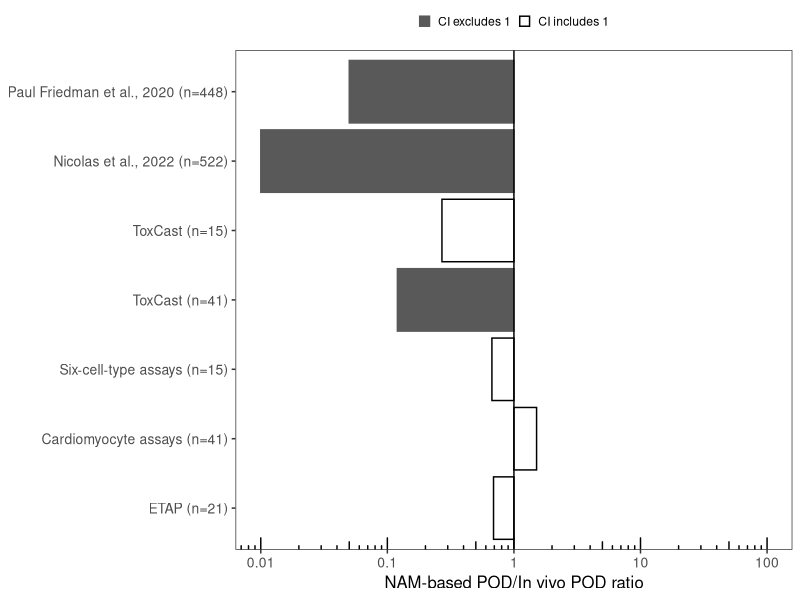
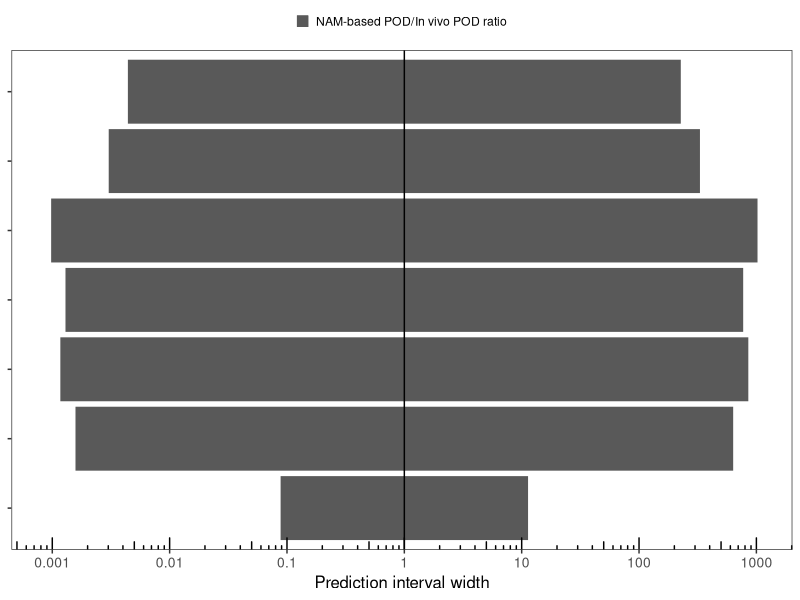
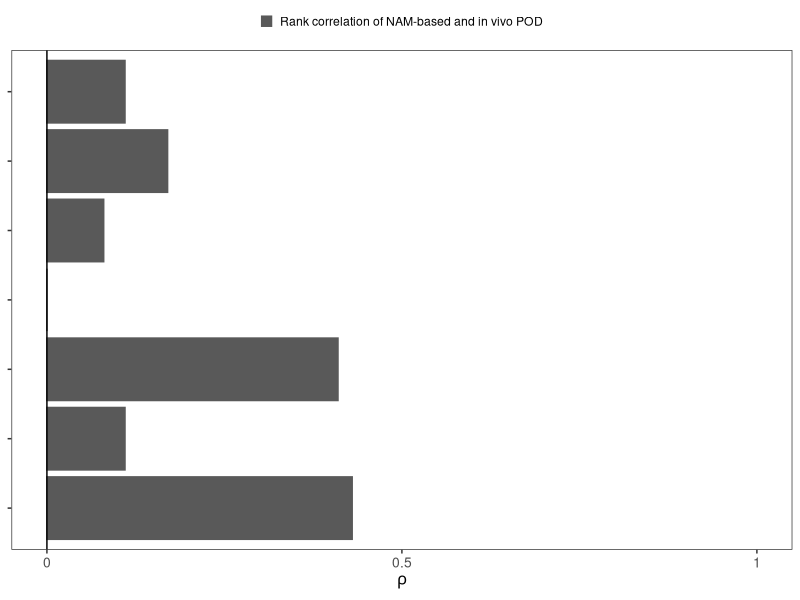
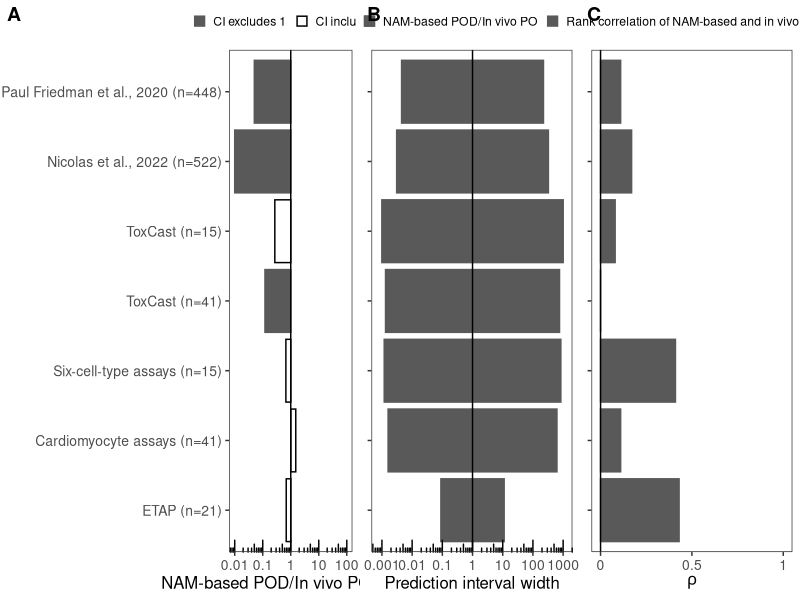

These figures' R source, in order:
df <- read.csv("accuracy and precision table for all analyses.csv")

library(ggplot2)
library(ggpubr)

#accuracy
accuracy.bar <- ggplot(df, aes(x=PODratio, y=Analysis, fill=PODratio.CI.cross.1, color=PODratio.CI.cross.1))+
  geom_bar(stat="identity")+
  theme_bw()+
  theme(axis.title.y = element_blank(), axis.text.y = element_text(size=10), 
        axis.title.x = element_text(size=12), axis.text.x = element_text(size=10), 
        legend.position = "top", legend.title = element_blank(), legend.key.size = unit(3, 'mm'),
        panel.grid.major = element_blank(), panel.grid.minor = element_blank())+
  scale_x_log10(limits=c(0.01,100), 
                breaks=c(0.01,0.1,1,10,100),
                labels=c(0.01,0.1,1,10,100))+
  scale_y_discrete(limits=rev(c("Paul Friedman et al., 2020 (n=448)","Nicolas et al., 2022 (n=522)","ToxCast (n=15)",
                                "ToxCast (n=41)","Six-cell-type assays (n=15)","Cardiomyocyte assays (n=41)","ETAP (n=21)")))+
  annotation_logticks(sides="b")+
  xlab("NAM-based POD/In vivo POD ratio")+
  geom_vline(xintercept = 1, linetype="solid")+
  scale_fill_manual(values = c(`Y`="white",`N`="grey35"), labels=c("Y"="CI includes 1","N"="CI excludes 1"))+
  scale_color_manual(values = c(`Y`="black",`N`="grey35"), labels=c("Y"="CI includes 1","N"="CI excludes 1"))
print(accuracy.bar)

#precision  
precision.bar <- ggplot()+
  geom_bar(data=df, aes(x=precision.lower.bound, y=Analysis, color="invitropod", fill="invitropod"), stat="identity")+
  geom_bar(data=df, aes(x=precision.upper.bound, y=Analysis, color="invitropod", fill="invitropod"), stat="identity")+
  #geom_bar(data=df, aes(x=min.in.vivo_median.in.vivo, y=Analysis, color="invivopod", fill="invivopod"), stat="identity")+
  #geom_bar(data=df, aes(x=max.in.vivo_median.in.vivo, y=Analysis, color="invivopod", fill="invivopod"), stat="identity")+
  theme_bw()+
  theme(axis.title.y = element_blank(), axis.text.y = element_blank(), 
        axis.title.x = element_text(size=12), axis.text.x = element_text(size=10), 
        legend.position = "top", legend.title = element_blank(), legend.key.size = unit(3, 'mm'),
        panel.grid.major = element_blank(),panel.grid.minor = element_blank())+
  scale_x_log10(limits=c(0.0009,1010), 
                breaks=c(0.001,0.01,0.1,1,10,100,1000),
                labels=c(0.001,0.01,0.1,1,10,100,1000))+
  scale_y_discrete(limits=rev(c("Paul Friedman et al., 2020 (n=448)","Nicolas et al., 2022 (n=522)","ToxCast (n=15)",
                                "ToxCast (n=41)","Six-cell-type assays (n=15)","Cardiomyocyte assays (n=41)","ETAP (n=21)")))+
  annotation_logticks(sides="b")+
  xlab("Prediction interval width")+
  geom_vline(xintercept = 1, linetype="solid")+
  scale_fill_manual(name="legend", values=c(`invitropod`="grey35"),
                    labels=c("invitropod"="NAM-based POD/In vivo POD ratio"))+
  scale_color_manual(name="legend", values=c(`invitropod`="grey35"),
                     labels=c("invitropod"="NAM-based POD/In vivo POD ratio"))
print(precision.bar)

rho.bar <- ggplot(df, aes(x=rho, y=Analysis, color="corr", fill="corr"))+
  geom_bar(stat="identity")+
  theme_bw()+
  theme(axis.title.y = element_blank(), axis.text.y = element_blank(), 
        axis.title.x = element_text(size=12), axis.text.x = element_text(size=10), 
        legend.position = "top",  legend.title = element_blank(), legend.key.size = unit(3, 'mm'),
        panel.grid.major = element_blank(),panel.grid.minor = element_blank())+
  scale_x_continuous(limits = c(0,1), breaks = c(0,0.5,1), labels = c(0,0.5,1))+
  scale_y_discrete(limits=rev(c("Paul Friedman et al., 2020 (n=448)","Nicolas et al., 2022 (n=522)","ToxCast (n=15)",
                                "ToxCast (n=41)","Six-cell-type assays (n=15)","Cardiomyocyte assays (n=41)","ETAP (n=21)")))+
  xlab(bquote(rho))+
  geom_vline(xintercept = 0, linetype="solid")+
  scale_fill_manual(name="legend", values=c(`corr`="grey35"), labels=c("corr"="Rank correlation of NAM-based and in vivo POD"))+
  scale_color_manual(name="legend", values=c(`corr`="grey35"), labels=c("corr"="Rank correlation of NAM-based and in vivo POD"))
print(rho.bar)

plots <- ggarrange(accuracy.bar, precision.bar, rho.bar, ncol = 3, labels=c("A","B","C"),
                   widths = c(1.35/3,0.825/3,0.825/3))
ggsave(plots, file="accuracy precision rho bar plots for all analyses.pdf", width=18, height=6, scale=0.7)
